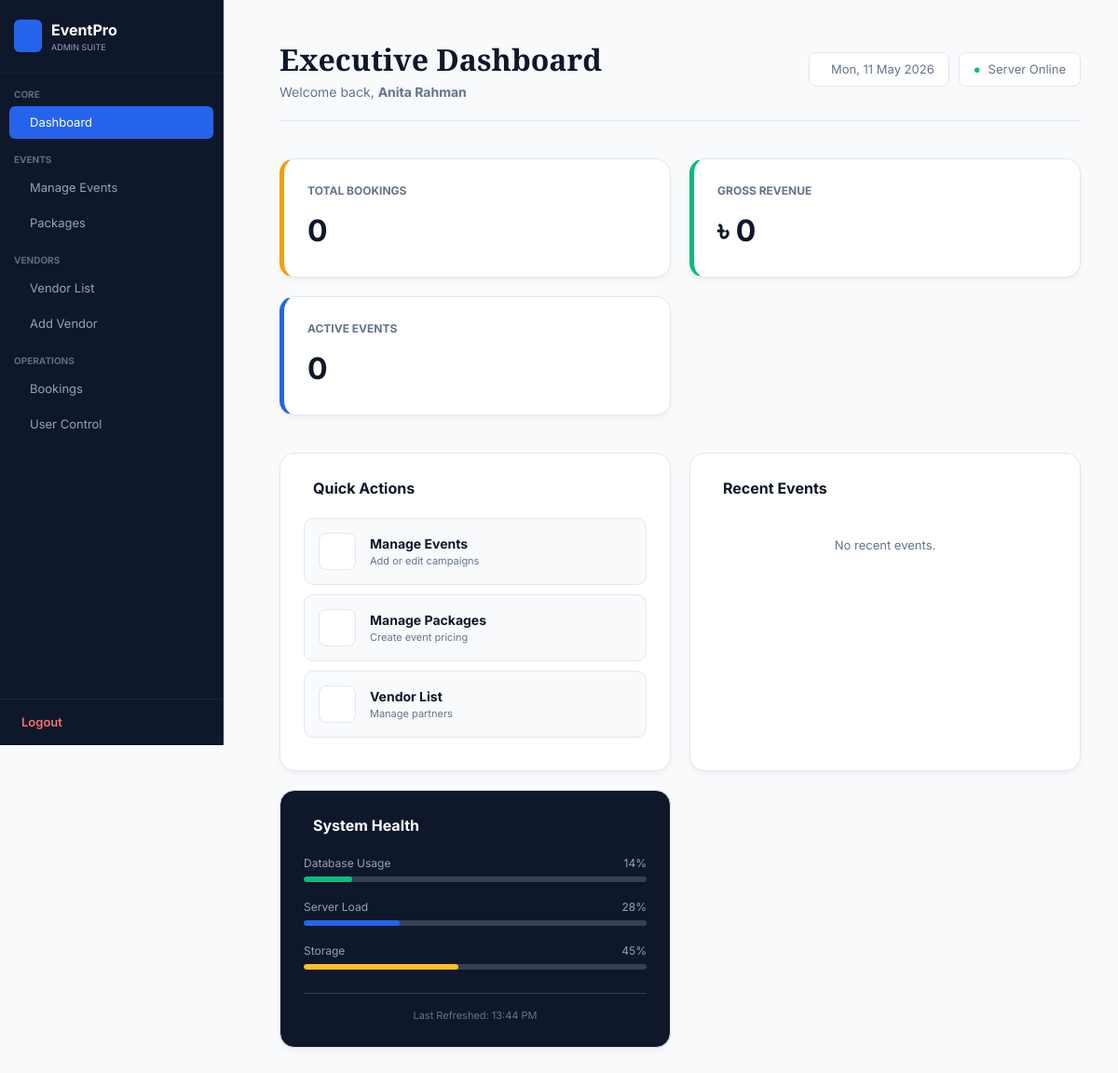
The page /views/admin/dashboard.php (signed in) on the database as committed earlier.
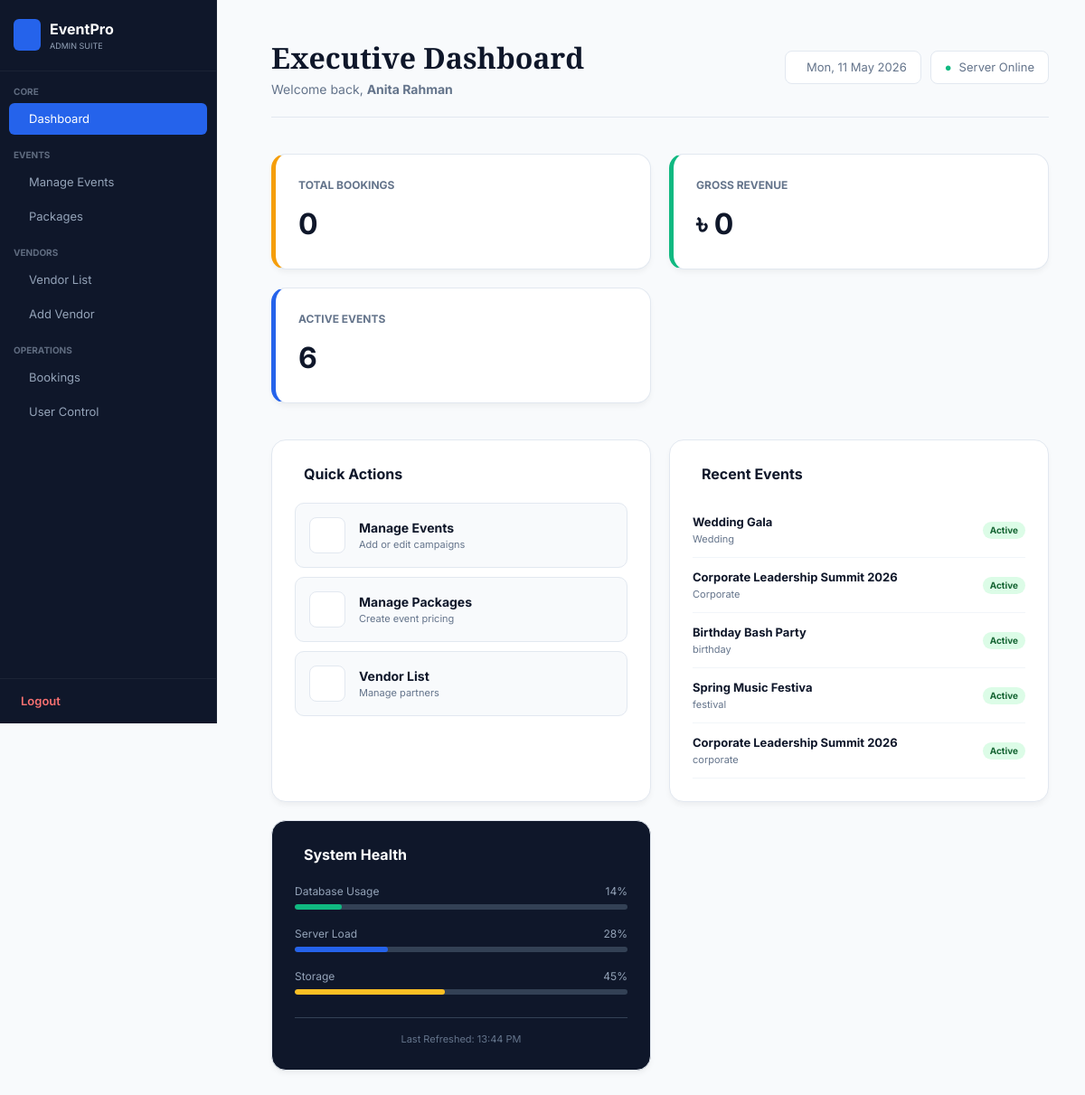
The same page on the database as committed later.
### tables this page shows
CREATE TABLE `events` (
  `id` int(11) NOT NULL,
  `name` varchar(255) NOT NULL,
  `category` varchar(100) NOT NULL,
  `description` text DEFAULT NULL,
  `image` varchar(255) DEFAULT NULL,
  `created_at` datetime DEFAULT current_timestamp(),
  `status` enum('active','inactive') DEFAULT 'active'
);

### views/admin/dashboard.php (the view, shortened to what the changed rows need)
<?php
require_once('../../config/db_connect.php');
?>
<!DOCTYPE html>
<html lang="en">
<head>
    <link rel="stylesheet" href="https://cdn.jsdelivr.net/npm/@tabler/icons-webfont@latest/tabler-icons.min.css">
</head>
<body>
    <div class="admin-shell">
        <?php include('sidebar.php'); ?>
        <main class="admin-content">
            <div class="topbar">
                <div>
                    <h1 class="page-title">Executive Dashboard</h1>
                </div>
            </div>
            <div class="kpi-grid">
                <div class="kpi-card blue">
                    <p style="font-size: 12px; color: var(--slate-500); text-transform: uppercase; font-weight: 700;">Active Events</p>
                    <div class="kpi-value">
                        <?php
                        $res = mysqli_query($conn, "SELECT COUNT(id) as total FROM events WHERE status='active'");
                        $data = mysqli_fetch_assoc($res);
                        echo number_format($data['total'] ?? 0);
                        ?>
                    </div>
                </div>
            </div>
            <div class="bottom-grid">
                <div class="panel">
                    <h3 class="panel-title"><i class="ti ti-history"></i> Recent Events</h3>
                    <?php
                    $q = "SELECT name, category FROM events ORDER BY id DESC LIMIT 5";
                    $r = mysqli_query($conn, $q);
                    if($r && mysqli_num_rows($r) > 0):
                        while($row = mysqli_fetch_assoc($r)): ?>
                            <div style="padding: 12px 0; border-bottom: 1px solid #f1f5f9; display:flex; justify-content:space-between; align-items:center;">
                                <div>
                                    <p style="font-size: 13px; font-weight: 700; color:var(--slate-900);"><?php echo htmlspecialchars($row['name']); ?></p>
                                    <p style="font-size: 11px; color: var(--slate-500);"><?php echo htmlspecialchars($row['category']); ?></p>
                                </div>
                                <span style="font-size:10px; background:#dcfce7; color:#166534; padding:2px 8px; border-radius:10px; font-weight:700;">Active</span>
                            </div>
                        <?php endwhile;
                    else: ?>
                        <p style="font-size:13px; color:var(--slate-500); text-align:center; padding: 20px;">No recent events.</p>
                    <?php endif; ?>
                </div>
            </div>
        </main>
    </div>
</body>
</html>

Rows that differ between the two databases and show on the page:
added events: name "Wedding Gala", category "Wedding"
added events: name "Corporate Leadership Summit 2026", category "Corporate"
added events: name "Birthday Bash Party", category "birthday"
added events: name "Spring Music Festiva", category "festival"
added events: name "Corporate Leadership Summit 2026", category "corporate"
Other text that changed with them:
$data['total']: "0" → "6"
text no longer shown: "No recent events."
